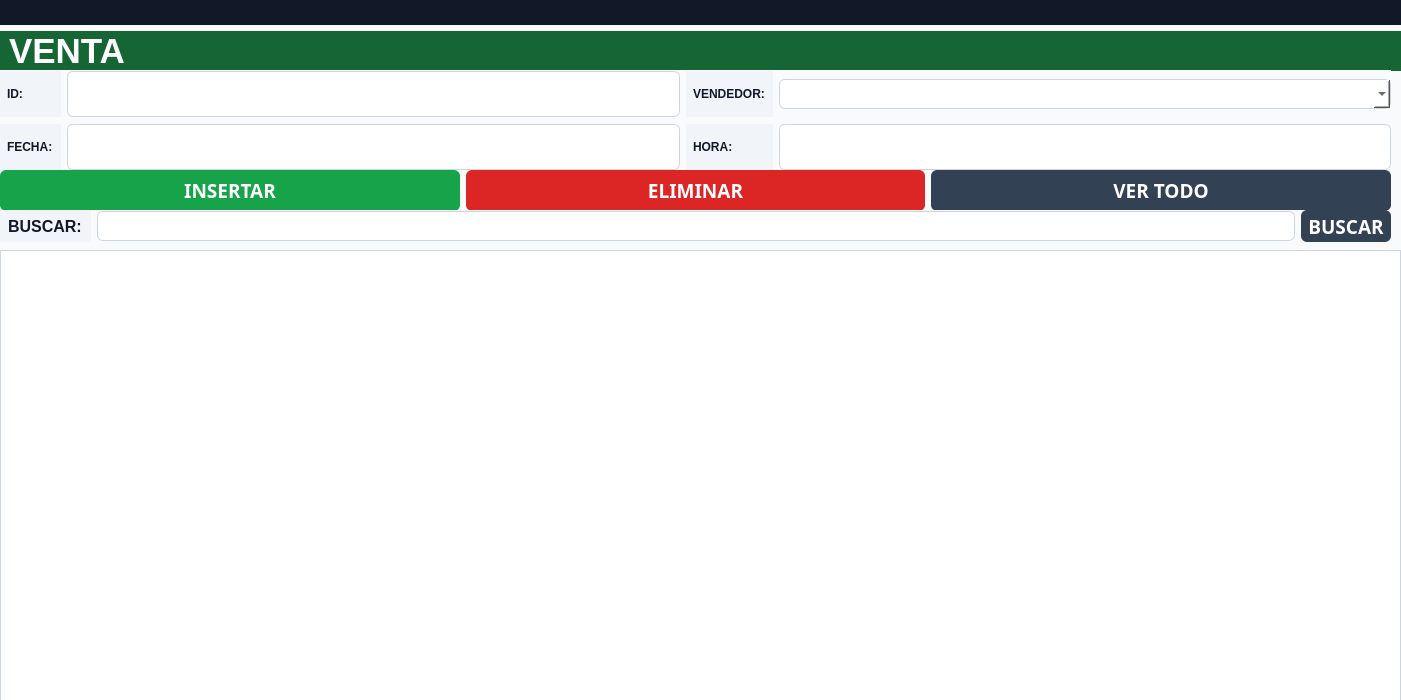
<?xml version="1.0" encoding="UTF-8"?>
<ui version="4.0">
 <class>frm_venta</class>
 <widget class="QFrame" name="frm_venta">
  <property name="geometry">
   <rect>
    <x>0</x>
    <y>0</y>
    <width>1401</width>
    <height>700</height>
   </rect>
  </property>
  <property name="windowTitle">
   <string>Venta</string>
  </property>
  <property name="styleSheet">
   <string notr="true">background-color: #F8FAFC;</string>
  </property>
  <widget class="QWidget" name="gridLayoutWidget_2">
   <property name="geometry">
    <rect>
     <x>0</x>
     <y>0</y>
     <width>1401</width>
     <height>71</height>
    </rect>
   </property>
   <layout class="QGridLayout" name="gridLayout_2">
    <item row="2" column="0">
     <widget class="QLabel" name="label">
      <property name="font">
       <font>
        <family>MS Shell Dlg 2</family>
        <pointsize>26</pointsize>
        <weight>75</weight>
        <bold>true</bold>
       </font>
      </property>
      <property name="layoutDirection">
       <enum>Qt::RightToLeft</enum>
      </property>
      <property name="styleSheet">
       <string notr="true">background-color: #166534;
color: #FFFFFF;
font-weight: bold;
padding-left: 10px;</string>
      </property>
      <property name="text">
       <string>VENTA</string>
      </property>
     </widget>
    </item>
    <item row="1" column="0">
     <widget class="QLabel" name="label_7">
      <property name="styleSheet">
       <string notr="true">background-color: #111827;
color: #F8FAFC;
font-weight: bold;
padding-left: 6px;</string>
      </property>
      <property name="text">
       <string></string>
      </property>
     </widget>
    </item>
   </layout>
  </widget>
  <widget class="QWidget" name="gridLayoutWidget">
   <property name="geometry">
    <rect>
     <x>0</x>
     <y>70</y>
     <width>1391</width>
     <height>101</height>
    </rect>
   </property>
   <layout class="QGridLayout" name="gridLayout">
    <item row="0" column="0">
     <widget class="QLabel" name="label_2">
      <property name="font">
       <font>
        <weight>75</weight>
        <bold>true</bold>
       </font>
      </property>
      <property name="styleSheet">
       <string notr="true">background-color: #F1F5F9;
color: #111827;
font-weight: bold;
padding: 4px;</string>
      </property>
      <property name="text">
       <string>ID:</string>
      </property>
     </widget>
    </item>
    <item row="0" column="1">
     <widget class="QLineEdit" name="txt_id_vent">
      <property name="font">
       <font>
        <family>Perpetua</family>
        <pointsize>16</pointsize>
        <weight>50</weight>
        <bold>false</bold>
       </font>
      </property>
      <property name="styleSheet">
       <string notr="true">background-color: #FFFFFF;
color: #111827;
border: 1px solid #CBD5E1;
border-radius: 6px;
padding: 6px;</string>
      </property>
     </widget>
    </item>
    <item row="0" column="2">
     <widget class="QLabel" name="label_3">
      <property name="font">
       <font>
        <weight>75</weight>
        <bold>true</bold>
       </font>
      </property>
      <property name="styleSheet">
       <string notr="true">background-color: #F1F5F9;
color: #111827;
font-weight: bold;
padding: 4px;</string>
      </property>
      <property name="text">
       <string>VENDEDOR:</string>
      </property>
     </widget>
    </item>
    <item row="1" column="0">
     <widget class="QLabel" name="label_5">
      <property name="font">
       <font>
        <weight>75</weight>
        <bold>true</bold>
       </font>
      </property>
      <property name="styleSheet">
       <string notr="true">background-color: #F1F5F9;
color: #111827;
font-weight: bold;
padding: 4px;</string>
      </property>
      <property name="text">
       <string>FECHA:</string>
      </property>
     </widget>
    </item>
    <item row="1" column="1">
     <widget class="QLineEdit" name="txt_fecha_vent">
      <property name="font">
       <font>
        <family>Perpetua</family>
        <pointsize>16</pointsize>
       </font>
      </property>
      <property name="styleSheet">
       <string notr="true">background-color: #FFFFFF;
color: #111827;
border: 1px solid #CBD5E1;
border-radius: 6px;
padding: 6px;</string>
      </property>
     </widget>
    </item>
    <item row="1" column="2">
     <widget class="QLabel" name="label_6">
      <property name="font">
       <font>
        <weight>75</weight>
        <bold>true</bold>
       </font>
      </property>
      <property name="styleSheet">
       <string notr="true">background-color: #F1F5F9;
color: #111827;
font-weight: bold;
padding: 4px;</string>
      </property>
      <property name="text">
       <string>HORA:</string>
      </property>
     </widget>
    </item>
    <item row="1" column="3">
     <widget class="QLineEdit" name="txt_hora_vent">
      <property name="font">
       <font>
        <family>Perpetua</family>
        <pointsize>16</pointsize>
       </font>
      </property>
      <property name="styleSheet">
       <string notr="true">background-color: #FFFFFF;
color: #111827;
border: 1px solid #CBD5E1;
border-radius: 6px;
padding: 6px;</string>
      </property>
     </widget>
    </item>
    <item row="0" column="3">
     <widget class="QComboBox" name="cmb_vendedor_vent">
      <property name="styleSheet">
       <string notr="true">background-color: #FFFFFF;
color: #111827;
border: 1px solid #CBD5E1;
border-radius: 6px;
padding: 6px;</string>
      </property>
     </widget>
    </item>
   </layout>
  </widget>
  <widget class="QWidget" name="gridLayoutWidget_4">
   <property name="geometry">
    <rect>
     <x>0</x>
     <y>170</y>
     <width>1391</width>
     <height>41</height>
    </rect>
   </property>
   <layout class="QGridLayout" name="gridLayout_4">
    <item row="0" column="1">
     <widget class="QPushButton" name="btn_eliminar_vent">
      <property name="font">
       <font>
        <family>Nirmala Text</family>
        <pointsize>14</pointsize>
        <weight>75</weight>
        <bold>true</bold>
       </font>
      </property>
      <property name="styleSheet">
       <string notr="true">background-color: #DC2626;
color: #FFFFFF;
border: none;
border-radius: 6px;
padding: 7px;
font-weight: bold;</string>
      </property>
      <property name="text">
       <string>ELIMINAR</string>
      </property>
     </widget>
    </item>
    <item row="0" column="0">
     <widget class="QPushButton" name="btn_insertar_vent">
      <property name="font">
       <font>
        <family>Nirmala Text</family>
        <pointsize>14</pointsize>
        <weight>75</weight>
        <bold>true</bold>
       </font>
      </property>
      <property name="styleSheet">
       <string notr="true">background-color: #16A34A;
color: #FFFFFF;
border: none;
border-radius: 6px;
padding: 7px;
font-weight: bold;</string>
      </property>
      <property name="text">
       <string>INSERTAR</string>
      </property>
     </widget>
    </item>
    <item row="0" column="2">
     <widget class="QPushButton" name="btn_vertodo_vent">
      <property name="font">
       <font>
        <family>Nirmala Text</family>
        <pointsize>14</pointsize>
        <weight>75</weight>
        <bold>true</bold>
       </font>
      </property>
      <property name="styleSheet">
       <string notr="true">background-color: #334155;
color: #FFFFFF;
border: none;
border-radius: 6px;
padding: 7px;
font-weight: bold;</string>
      </property>
      <property name="text">
       <string>VER TODO</string>
      </property>
     </widget>
    </item>
   </layout>
  </widget>
  <widget class="QWidget" name="gridLayoutWidget_5">
   <property name="geometry">
    <rect>
     <x>0</x>
     <y>210</y>
     <width>1391</width>
     <height>32</height>
    </rect>
   </property>
   <layout class="QGridLayout" name="gridLayout_5">
    <item row="0" column="0">
     <widget class="QLabel" name="label_4">
      <property name="font">
       <font>
        <family>Microsoft YaHei UI</family>
        <pointsize>12</pointsize>
        <weight>75</weight>
        <bold>true</bold>
       </font>
      </property>
      <property name="styleSheet">
       <string notr="true">background-color: #F1F5F9;
color: #111827;
font-weight: bold;
padding: 4px;</string>
      </property>
      <property name="text">
       <string>BUSCAR:</string>
      </property>
     </widget>
    </item>
    <item row="0" column="1">
     <widget class="QLineEdit" name="txt_buscar_vent">
      <property name="styleSheet">
       <string notr="true">background-color: #FFFFFF;
color: #111827;
border: 1px solid #CBD5E1;
border-radius: 6px;
padding: 6px;</string>
      </property>
     </widget>
    </item>
    <item row="0" column="2">
     <widget class="QPushButton" name="btn_buscar_vent">
      <property name="font">
       <font>
        <family>Nirmala Text</family>
        <pointsize>14</pointsize>
        <weight>75</weight>
        <bold>true</bold>
       </font>
      </property>
      <property name="styleSheet">
       <string notr="true">background-color: #334155;
color: #FFFFFF;
border: none;
border-radius: 6px;
padding: 7px;
font-weight: bold;</string>
      </property>
      <property name="text">
       <string>BUSCAR</string>
      </property>
     </widget>
    </item>
   </layout>
  </widget>
  <widget class="QWidget" name="gridLayoutWidget_3">
   <property name="geometry">
    <rect>
     <x>0</x>
     <y>250</y>
     <width>1401</width>
     <height>451</height>
    </rect>
   </property>
   <layout class="QGridLayout" name="gridLayout_3">
    <item row="0" column="0">
     <widget class="QTableWidget" name="tbl_vent">
      <property name="minimumSize">
       <size>
        <width>0</width>
        <height>220</height>
       </size>
      </property>
      <property name="styleSheet">
       <string notr="true">QTableWidget {
    background-color: #FFFFFF;
    color: #111827;
    gridline-color: #CBD5E1;
    border: 1px solid #CBD5E1;
    selection-background-color: #DCFCE7;
    selection-color: #111827;
}
QHeaderView::section {
    background-color: #E2E8F0;
    color: #111827;
    font-weight: bold;
    padding: 5px;
    border: 1px solid #CBD5E1;
}</string>
      </property>
      <property name="alternatingRowColors">
       <bool>true</bool>
      </property>
      <property name="selectionMode">
       <enum>QAbstractItemView::SingleSelection</enum>
      </property>
      <property name="selectionBehavior">
       <enum>QAbstractItemView::SelectRows</enum>
      </property>
     </widget>
    </item>
   </layout>
  </widget>
 </widget>
 <resources/>
 <connections/>
</ui>
